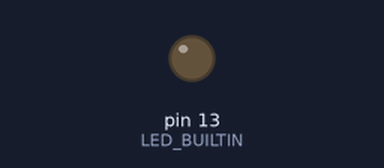
Bench run of a program on a simulated Arduino Uno, built with avr-gcc and run on an emulated ATmega328P. Shown: output pins drawn as LEDs (lit = HIGH).

Above: at 1.4 s.
At 10.5 s:
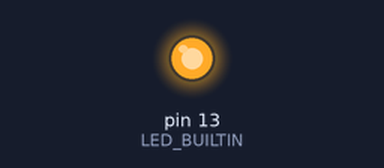
Timing chart, 0 to 10.9 s (numbered marks = the images above):
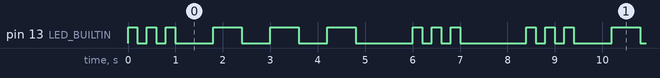

The program:

main.cpp
```cpp
#include <Arduino.h>

void allumerDELInterne(int p_duree);
void eteindreDELInterne(int p_duree);
void morseSOS();
void morseLong();
void morseCourt();
void morseEspace();

void setup()
{
  pinMode(LED_BUILTIN, OUTPUT);
}

void loop()
{
  //Exercice 1
  // allumerDELInterne(100);
  // eteindreDELInterne(100);

  //Exercice 2
  // allumerDELInterne(1000);
  // eteindreDELInterne(500);

  // allumerDELInterne(500);
  // eteindreDELInterne(1000);

  //Exercice 3
  // allumerDELInterne(15);
  // eteindreDELInterne(15);

  //Exercice 4
  // allumerDELInterne(15);
  // eteindreDELInterne(15);

  //Exercice 5
  morseSOS();

  //Exercice 6
  // #define HIGH 0x1
  // #define LOW  0x0
  // #define LED_BUILTIN 13
}

void allumerDELInterne(int p_duree)
{
  digitalWrite(LED_BUILTIN, HIGH);
  delay(p_duree);
}

void eteindreDELInterne(int p_duree)
{
  digitalWrite(LED_BUILTIN, LOW);
  delay(p_duree);
}
void morseSOS()
{
  morseCourt();
  morseCourt();
  morseCourt();
  morseEspace();
  morseLong();
  morseLong();
  morseLong();
  morseEspace();
  morseCourt();
  morseCourt();
  morseCourt();
  morseEspace();
  morseEspace();
}
void morseLong()
{
  allumerDELInterne(600);
  eteindreDELInterne(600);
}
void morseCourt()
{
  allumerDELInterne(200);
  eteindreDELInterne(200);
}
void morseEspace()
{
  eteindreDELInterne(600);
}
```

Measured:
- by itself, pin 13 (LED_BUILTIN): repeats every 8.4 s: 2 × (LOW 0.20 s, HIGH 0.20 s), LOW 0.80 s, 2 × (HIGH 0.60 s, LOW 0.60 s), HIGH 0.60 s, LOW 1.2 s, 2 × (HIGH 0.20 s, LOW 0.20 s), HIGH 0.20 s, LOW 1.4 s, HIGH 0.20 s
- by itself, everything shown: repeats every 8.4 s, in 18 steps
